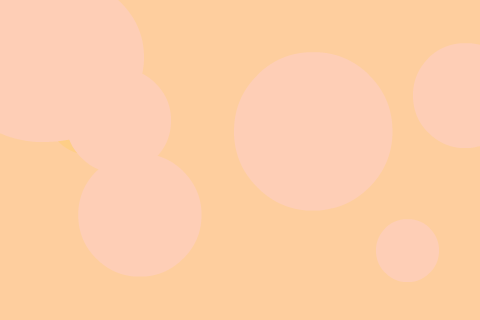
#> input picture utils/scripts/background.png, 480 x 320 px
$ python gen.py
#> lines starting #> are read from the running program, lines starting #| are printed output that depends on the picture
import Image
import ImageDraw
import ImageFont

for i in range(40):
	im = Image.open('background.png')
#> im is the input picture: PIL image 480x320 RGBA; mean R, G, B, A 254, 206, 167.9, 255
	draw = ImageDraw.Draw(im)
	font = ImageFont.truetype("BudmoJiggler.TTF", 100)
	draw.text((10, 25), "level "+str(i+1), font=font)
	im.save("assets/background_"+str(i+1)+".png")
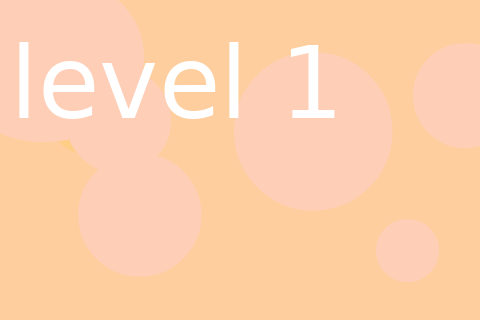
#> saved as background_1.png: PIL image 480x320 RGBA; mean R, G, B, A 254, 208, 171.2, 255

	# [5 lines of commented-out code are left out]
